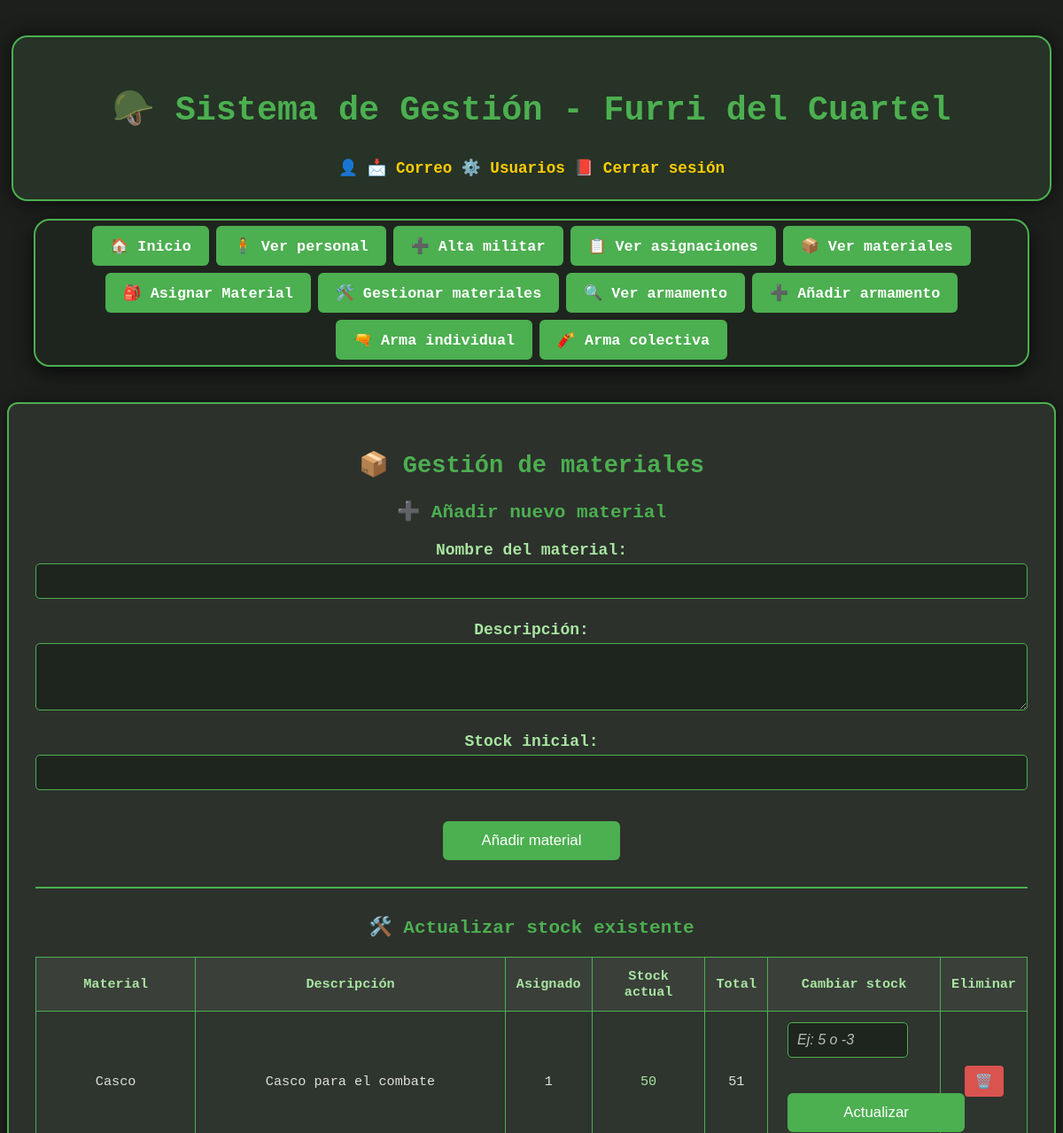
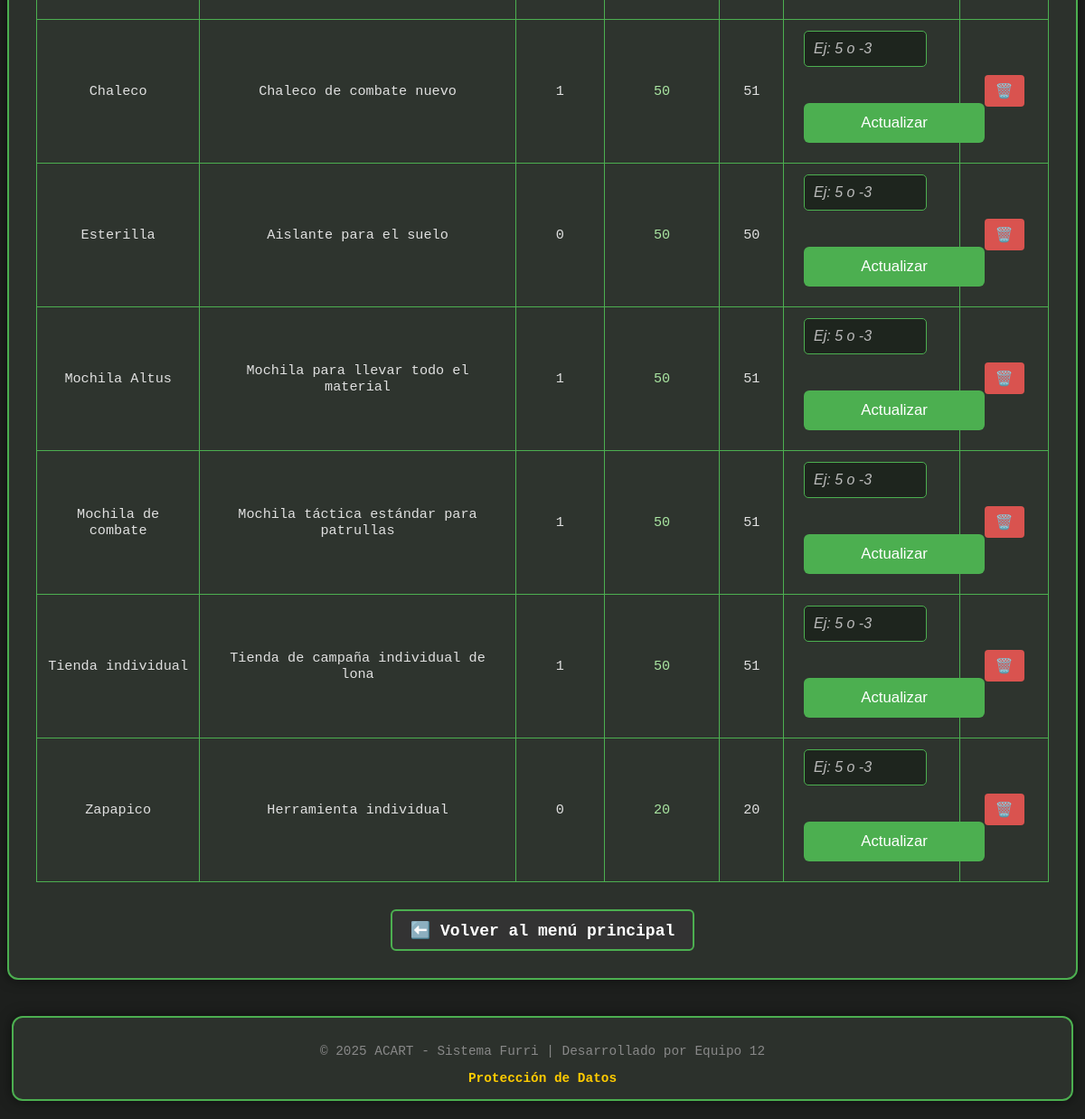
The page /gestionar_materiales.php (signed in) on the database its author committed (2 pictures, top to bottom).
### tables this page shows
CREATE TABLE MATERIALES (
    id_material INT AUTO_INCREMENT PRIMARY KEY,
    nombre_material VARCHAR(100) NOT NULL,
    descripcion TEXT,
    stock_total INT DEFAULT 0
);

### gestionar_materiales.php (the view, shortened to what this page needs)
<?php
include 'header.php';
include 'conexion.php';
$materiales = $conexion->query("
    SELECT
        m.id_material,
        m.nombre_material,
        m.descripcion,
        m.stock_total,
        (
            SELECT COUNT(*)
            FROM ENTREGAS_INDIVIDUALES ei
            WHERE ei.id_material = m.id_material AND ei.fecha_devolucion IS NULL
        ) AS asignado
    FROM MATERIALES m
    ORDER BY m.nombre_material ASC
")->fetch_all(MYSQLI_ASSOC);
?>
<!DOCTYPE html>
<html lang="es">
<head>
    <link rel="stylesheet" href="estilo.css">
</head>
<body>
<?php include 'nav.php'; ?>
<main class="contenedor">
    <h2>📦 Gestión de materiales</h2>
    <section class="seccion-formulario">
        <h3>➕ Añadir nuevo material</h3>
        <form method="POST">
            <label>Nombre del material:</label>
            <input class="input-text" type="text" name="nombre_material" required>
            <label>Descripción:</label>
            <textarea class="input-text" name="descripcion" rows="3"></textarea>
            <label>Stock inicial:</label>
            <input class="input-text" type="number" name="stock" min="0" required>
            <input class="boton-verde" type="submit" value="Añadir material">
        </form>
    </section>
    <hr>
    <section class="seccion-tabla">
        <h3>🛠️ Actualizar stock existente</h3>
        <?php if (count($materiales) > 0): ?>
            <table>
                <thead>
                    <tr>
                        <th>Material</th>
                        <th>Descripción</th>
                        <th>Asignado</th>
                        <th>Stock actual</th>
                        <th>Total</th>
                        <th>Cambiar stock</th>
                        <th>Eliminar</th>
                    </tr>
                </thead>
                <tbody>
                    <?php foreach ($materiales as $m): ?>
                        <tr>
                            <td><?= htmlspecialchars($m['nombre_material']) ?></td>
                            <td><?= htmlspecialchars($m['descripcion']) ?></td>
                            <td><?= $m['asignado'] ?></td>
                            <td style="color: <?= $m['stock_total'] < 5 ? '#ff6b6b' : '#a9e5a1' ?>;">
                                <?= $m['stock_total'] ?>
                            </td>
                            <td><?= $m['stock_total'] + $m['asignado'] ?></td>
                            <td>
                                <form method="POST" style="display: flex; flex-direction: column; gap: 5px; width: 80%; max-width: 150px; margin: 0 10px;">
                                    <input class="input-text" type="number" name="cambio_stock" required placeholder="Ej: 5 o -3">
                                    <input class="boton-verde" type="submit" value="Actualizar">
                                </form>
                            </td>
                            <td style="text-align: center;">
                                <button type="button" class="boton-accion boton-rojo"
                                    onclick="if(confirm('¿Seguro que deseas eliminar este material?')) window.location.href='?eliminar=<?= $m['id_material'] ?>';">
                                    🗑️
                                </button>
                            </td>
                        </tr>
                    <?php endforeach; ?>
                </tbody>
            </table>
        <?php else: ?>
            <p>No hay materiales registrados.</p>
        <?php endif; ?>
    </section>
    <div style="text-align: center; margin-top: 30px;">
        <a href="index.php" class="boton-volver">⬅️ Volver al menú principal</a>
    </div>
</main>
<?php include 'footer.php'; ?>
</body>
</html>

### estilo.css (style rules this page uses)
body { background-color: #1d1f1d; color: #e0e0e0; font-family: 'Courier New', monospace; margin: 0; padding: 0; }
h2, h3 { color: #4caf50; text-align: center; }
header, nav, .contenedor, .flex-wrapper, footer { max-width: 1100px; margin-left: auto; margin-right: auto; }
.contenedor { margin-top: 0; margin-bottom: 40px; padding: 30px; background-color: #2c312c; border: 2px solid #4caf50; border-radius: 12px; text-align: center; box-shadow: 0 0 14px #00000080; }
.boton-volver { display: inline-block; padding: 10px 20px; background-color: #333; color: #fff; border: 2px solid #4caf50; border-radius: 6px; text-decoration: none; font-weight: bold; transition: background-color 0.3s, border-color 0.3s; }
form { max-width: 100%; margin: 0 auto; }
label, form label { display: block; margin: 10px 0 5px; color: #a9e5a1; font-weight: bold; }
input[type="text"], input[type="password"], input[type="email"], input[type="number"], select, textarea { width: 100%; padding: 10px; margin-bottom: 15px; border-radius: 5px; border: 1px solid #4caf50; background-color: #1e251e; color: white; font-size: 1rem; box-sizing: border-box; }
input[type="number"]::placeholder { color: #bbb; font-style: italic; }
textarea { resize: vertical; }
input[type="submit"] { width: auto; min-width: 180px; padding: 10px 22px; margin: 20px auto 10px; display: block; background-color: #4caf50; border: none; color: white; font-size: 1rem; border-radius: 6px; cursor: pointer; transition: background-color 0.3s; text-align: center; }
.boton-accion { background-color: #4CAF50; color: white; border: none; padding: 6px 10px; margin: 2px; border-radius: 4px; cursor: pointer; font-size: 1rem; transition: background-color 0.2s ease; }
.boton-rojo { background-color: #d9534f; }
table { width: 100%; border-collapse: collapse; margin-top: 10px; background-color: #2e342e; }
th, td { padding: 10px; border: 1px solid #4caf50; text-align: center; }
th { background-color: #3a3f3a; color: #a9e5a1; }
a { color: #ffcc00; text-decoration: none; font-weight: bold; }
hr { border: 1px solid #4caf50; margin: 30px 0; }
@media (min-width: 1200px) { body { font-size: 18px; } }
@media (min-width: 1200px) { header, nav, .contenedor, .flex-wrapper, footer { max-width: 1300px; width: calc(100% - 80px); } }
@media (min-width: 1200px) { table { font-size: 0.95rem; } }
@media (min-width: 1200px) { th, td { padding: 12px; } }
@media (min-width: 1200px) { input[type="submit"] { min-width: 200px; padding: 12px 26px; font-size: 1.05rem; } }
@media (min-width: 1200px) { .boton-accion { padding: 8px 12px; font-size: 1rem; } }

### rows shown on the page
materiales: nombre_material "Casco", descripcion "Casco para el combate", asignado "1", stock_total "50", asignado "51"
materiales: nombre_material "Chaleco", descripcion "Chaleco de combate nuevo", asignado "1", stock_total "50", asignado "51"
materiales: nombre_material "Esterilla", descripcion "Aislante para el suelo", asignado "0", stock_total "50", $m['stock_total'] + $m['asignado'] "50"
materiales: nombre_material "Mochila Altus", descripcion "Mochila para llevar todo el material", asignado "1", stock_total "50", asignado "51"
materiales: nombre_material "Mochila de combate", descripcion "Mochila táctica estándar para patrullas", asignado "1", stock_total "50", asignado "51"
materiales: nombre_material "Tienda individual", descripcion "Tienda de campaña individual de lona", asignado "1", stock_total "50", asignado "51"
materiales: nombre_material "Zapapico", descripcion "Herramienta individual", asignado "0", stock_total "20", $m['stock_total'] + $m['asignado'] "20"
